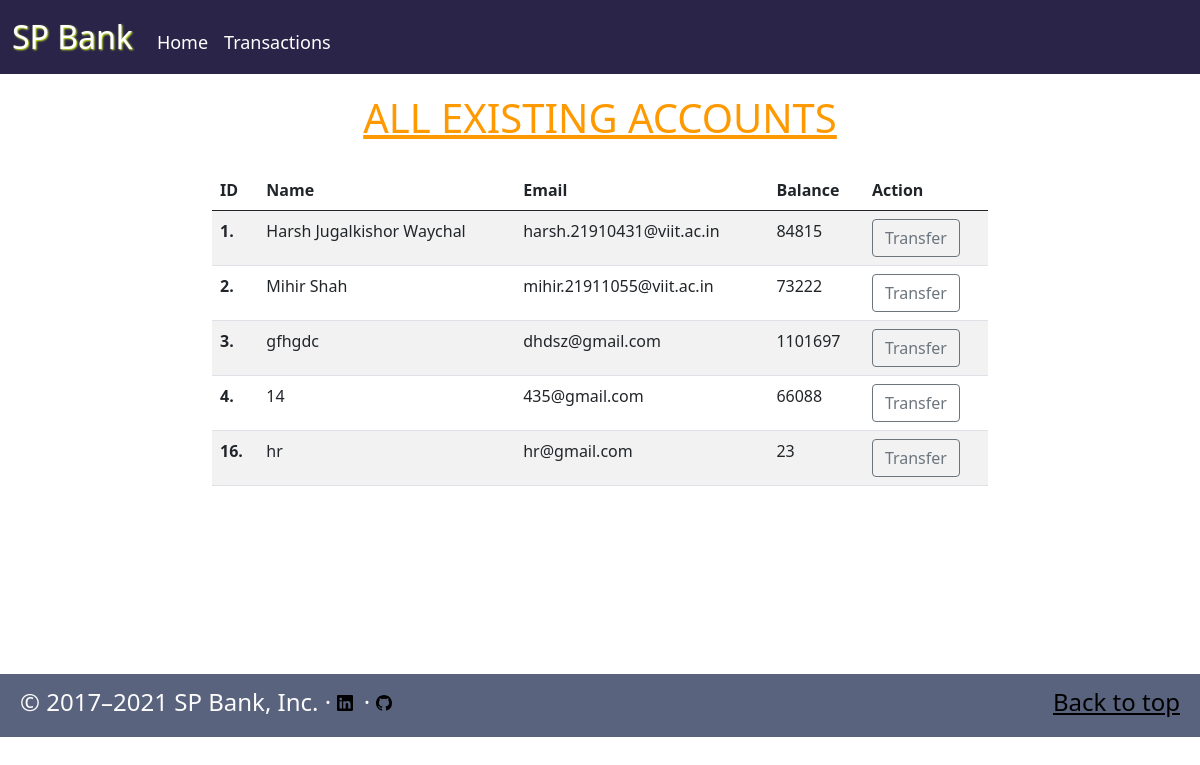
/bank/view/, run on an earlier commit of the app's database.
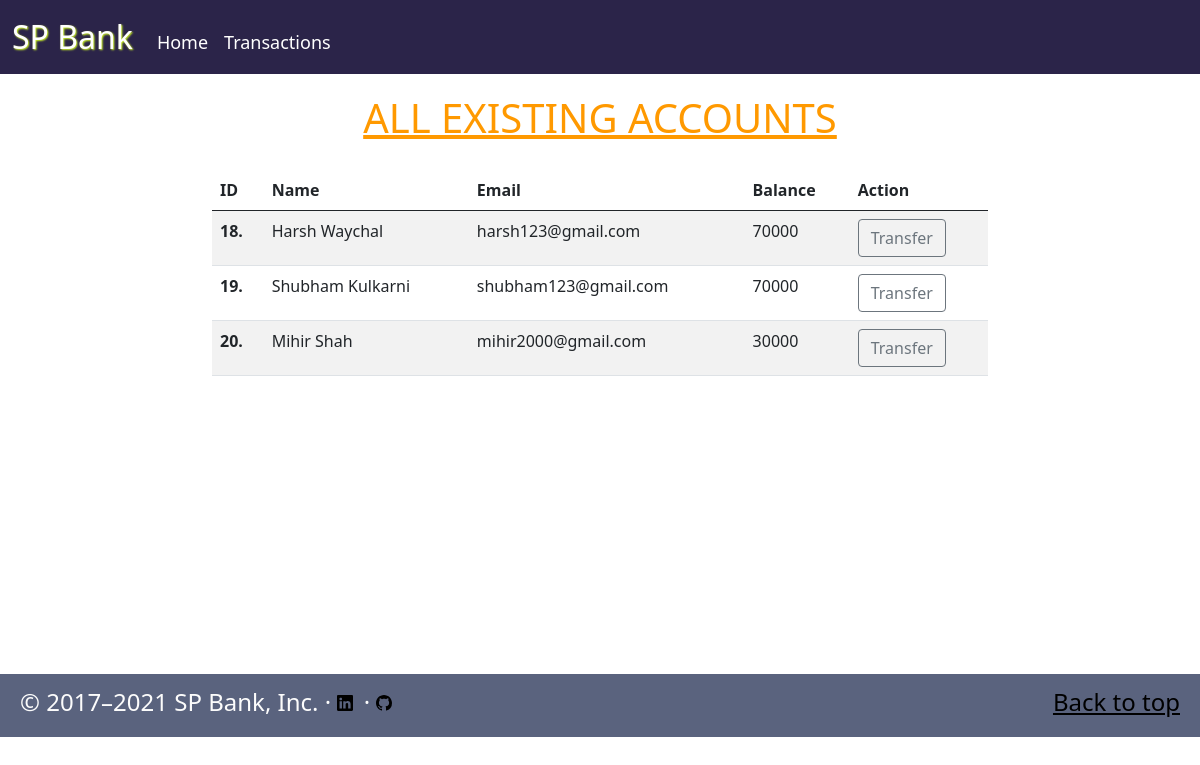
And on a later commit of the database.
### bank/models.py (models this page shows)
class Account(models.Model):
    id = models.AutoField(primary_key=True)
    name = models.CharField(max_length=50, default=' ')
    email = models.CharField(max_length=50, default=' ')
    balance = models.IntegerField(default=0)
    Date_of_Creation = models.DateField(auto_now=True)

### bank/views.py (the view)
# urls.py: path('view/', views.view, name="View_All"),
def view(request):
    account = Account.objects.all()
    n = len(account)
    if request.method == "POST":
        x = request.POST.get("transfer")
        return redirect("/bank/transfer/" + x)
    params = {"no_of_accounts": n, "range": range(1, n), "account": account}
    return render(request, "bank/view.html", params)

### bank/templates/bank/view.html (shortened to what this page needs)
{% extends 'bank/basic.html' %}
{% block css %}
{% load static %}
{% endblock %}
{% block body %}
{% load static %}
  <div class="view">
    <div class="container col-md-8">
      <h1>ALL EXISTING ACCOUNTS</h1>
      <table class="table table-striped table-hover">
        <thead>
          <tr>
            <th scope="col">ID</th>
            <th scope="col">Name</th>
            <th scope="col">Email</th>
            <th scope="col">Balance</th>
            <th scope="col">Action</th>
          </tr>
        </thead>
        <tbody>
          {% for i in account%}
            <tr>
              <th scope="row">{{i.id}}.</th>
              <td>{{i.name}}</td>
              <td>{{i.email}}</td>
              <td>{{i.balance}}</td>
              <td><form method="POST" >{% csrf_token %}
                <button type="submit" value={{i.id}} name="transfer" class="btn btn-outline-secondary " >Transfer</button></form>
              </td>
            </tr>
          {% endfor %}
        </tbody>
      </table>
    </div>
  </div>
{% endblock %}

What changed in the data, as far as the page shows it:
removed Account: id "1", name "Harsh Jugalkishor Waychal", email "harsh.21910431@viit.ac.in", balance "84815"
removed Account: id "2", name "Mihir Shah", email "mihir.21911055@viit.ac.in", balance "73222"
removed Account: id "3", name "gfhgdc", email "dhdsz@gmail.com", balance "1101697"
removed Account: id "4", name "14", email "435@gmail.com", balance "66088"
removed Account: id "16", name "hr", email "hr@gmail.com", balance "23"
added Account: id "18", name "Harsh Waychal", email "harsh123@gmail.com", balance "70000"
added Account: id "19", name "Shubham Kulkarni", email "shubham123@gmail.com", balance "70000"
added Account: id "20", name "Mihir Shah", email "mihir2000@gmail.com", balance "30000"
